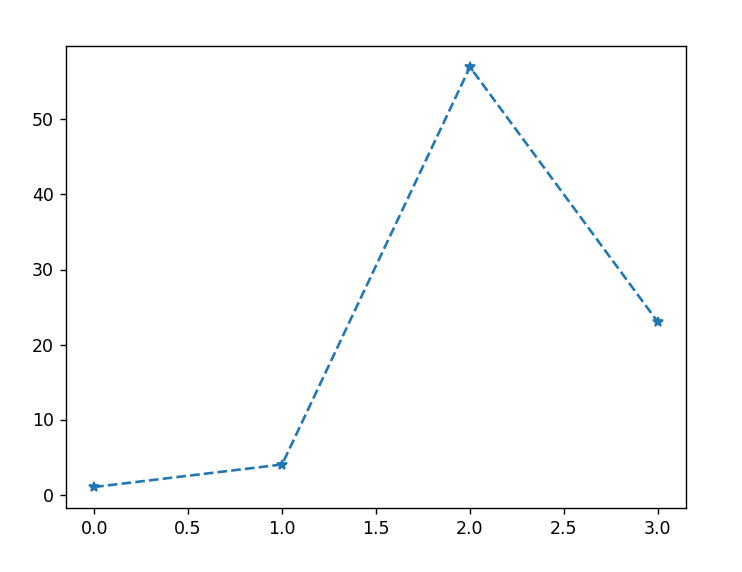

Here is the Python script that generated this plot:
import matplotlib.pyplot as plt
import numpy as np
xpoints=np.array([1,4,57,23])
plt.plot(xpoints,"*",linestyle="dashed")
plt.show()
